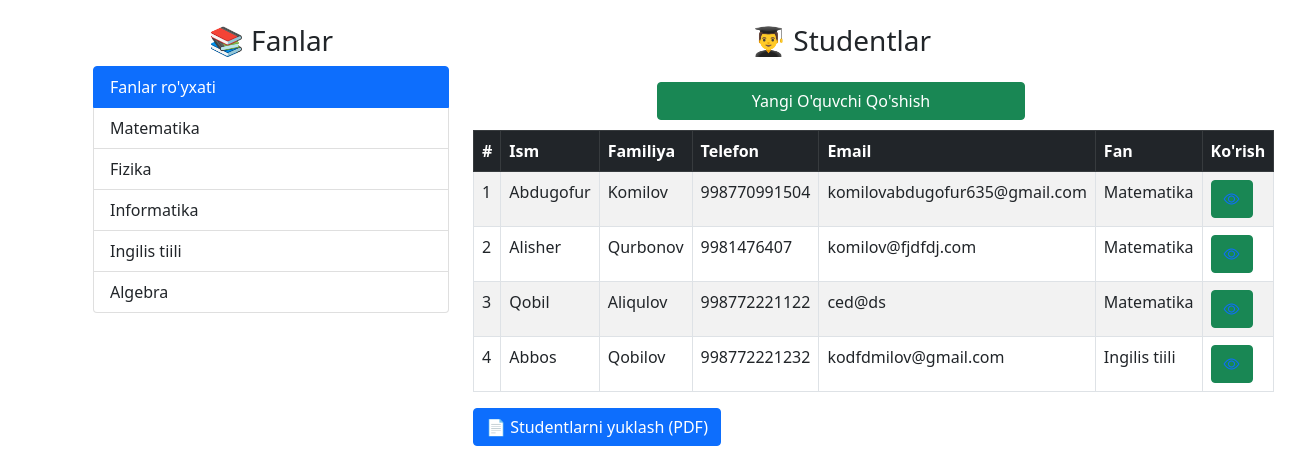
/, run on an earlier commit of the app's database.
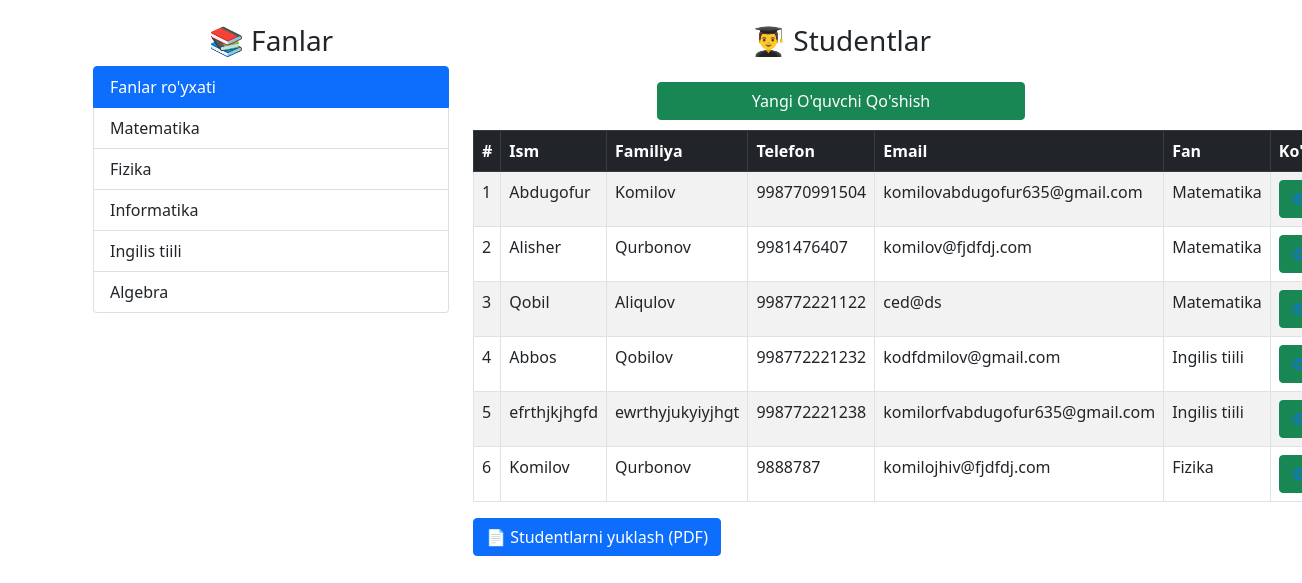
And on a later commit of the database.
### users/models.py (models this page shows, shortened)
class Fanlar(models.Model):
    f_name = models.CharField(max_length=128)
    def __str__(self):
        return self.f_name
    class Meta:
        verbose_name = 'FAN'
        verbose_name_plural= 'FANLAR'

class Student(models.Model):
    first_name = models.CharField(max_length=128)
    last_name = models.CharField(max_length=128)
    tel_num = models.IntegerField()
    fan = models.ForeignKey(Fanlar,on_delete=models.CASCADE)
    email = models.EmailField()
    class Meta:
        verbose_name = 'STUDENT'
        verbose_name_plural= 'STUDENTS'

### users/views.py (the view)
# urls.py: path('',home_page,name='home'),
def home_page(request):
    fanlar = Fanlar.objects.all()
    student = Student.objects.all()
    db = {
        'fan': fanlar,
        'student':student
    }
    return render(request=request,template_name='index.html',context=db)

### users/templates/index.html (shortened to what this page needs)
<!DOCTYPE html>
<html lang="en">
<head>
    <link rel="stylesheet" href="https://cdn.jsdelivr.net/npm/bootstrap-icons/font/bootstrap-icons.css">
    <link href="https://cdn.jsdelivr.net/npm/bootstrap@5.0.2/dist/css/bootstrap.min.css" rel="stylesheet">
</head>
<body>
<div class="container mt-4">
    <div class="row">
        <div class="col-md-4">
            <h3 class="text-center">📚 Fanlar</h3>
            <ul class="list-group">
                <li class="list-group-item active">Fanlar ro'yxati</li>
                {% for i in fan %}
                <li class="list-group-item">{{i.f_name}}</li>
                {% endfor %}
            </ul>
        </div>
        <div class="col-md-8">
            <h3 class="text-center">👨‍🎓 Studentlar</h3>
            <div class="text-center mt-4">
                <a href="{% url 'add_student' %}" class="btn btn-success w-50 " style="margin-bottom: 10px;"> Yangi O'quvchi Qo'shish</a>
            </div>
            <table class="table table-bordered table-striped">
                <thead class="table-dark">
                    <tr>
                        <th>#</th>
                        <th>Ism</th>
                        <th>Familiya</th>
                        <th>Telefon</th>
                        <th>Email</th>
                        <th>Fan</th>
                        <th>Ko'rish</th>
                    </tr>
                </thead>
                <tbody>
                    {% for i in student %}
                    <tr>
                        <td>{{ i.id }}</td>
                        <td>{{ i.first_name }}</td>
                        <td>{{ i.last_name }}</td>
                        <td>{{ i.tel_num }}</td>
                        <td>{{ i.email }}</td>
                        <td>{{ i.fan }}</td>
                        <td>
                            <div class="btn-group" role="group" aria-label="Basic mixed styles example">
                                <button type="button" class="btn btn-success">
                                       <a href="{% url 'student_v' i.pk%}">
                                        <i class="bi bi-eye"></i>
                                       </a>
                                </button>
                            </div>
                        </td>
                    </tr>
                    {% endfor %}
                </tbody>
            </table>
            <a href="{% url 'download_pdf' %}" class="btn btn-primary">📄 Studentlarni yuklash (PDF)</a>
        </div>
    </div>
</div>
</body>
</html>

What changed in the data, as far as the page shows it:
added Student: id "5", first_name "efrthjkjhgfd", last_name "ewrthyjukyiyjhgt", tel_num "998772221238", email "komilorfvabdugofur635@gmail.com", fan "Ingilis tiili"
added Student: id "6", first_name "Komilov", last_name "Qurbonov", tel_num "9888787", email "komilojhiv@fjdfdj.com", fan "Fizika"
